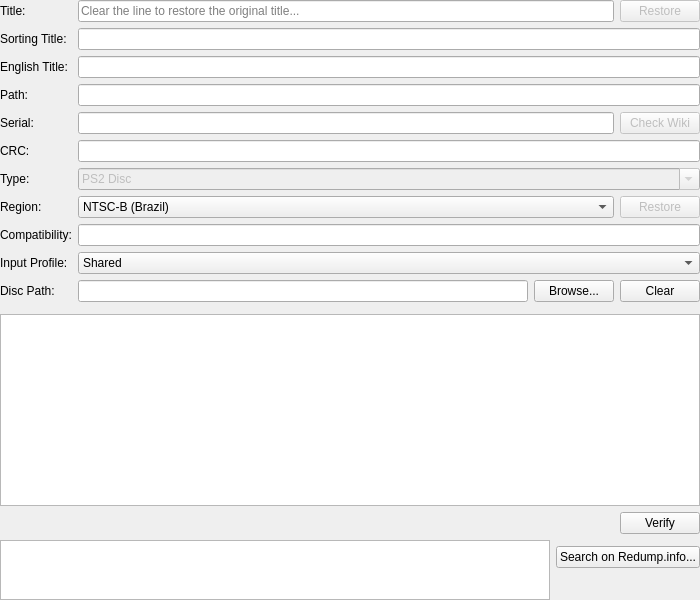
<?xml version="1.0" encoding="UTF-8"?>
<ui version="4.0">
 <class>GameSummaryWidget</class>
 <widget class="QWidget" name="GameSummaryWidget">
  <property name="geometry">
   <rect>
    <x>0</x>
    <y>0</y>
    <width>700</width>
    <height>600</height>
   </rect>
  </property>
  <layout class="QFormLayout" name="detailsFormLayout">
   <property name="fieldGrowthPolicy">
    <enum>QFormLayout::FieldGrowthPolicy::ExpandingFieldsGrow</enum>
   </property>
   <property name="leftMargin">
    <number>0</number>
   </property>
   <property name="topMargin">
    <number>0</number>
   </property>
   <property name="rightMargin">
    <number>0</number>
   </property>
   <property name="bottomMargin">
    <number>0</number>
   </property>
   <item row="0" column="0">
    <widget class="QLabel" name="label_title">
     <property name="text">
      <string>Title:</string>
     </property>
     <property name="buddy">
      <cstring>title</cstring>
     </property>
    </widget>
   </item>
   <item row="0" column="1">
    <layout class="QHBoxLayout" name="titleLayout">
     <item>
      <widget class="QLineEdit" name="title">
       <property name="placeholderText">
        <string>Clear the line to restore the original title...</string>
       </property>
      </widget>
     </item>
     <item>
      <widget class="QPushButton" name="restoreTitle">
       <property name="enabled">
        <bool>false</bool>
       </property>
       <property name="text">
        <string>Restore</string>
       </property>
      </widget>
     </item>
    </layout>
   </item>
   <item row="1" column="0">
    <widget class="QLabel" name="label_titleSort">
     <property name="text">
      <string extracomment="Name for use in sorting (e.g. &quot;XXX, The&quot; for a game called &quot;The XXX&quot;)">Sorting Title:</string>
     </property>
     <property name="buddy">
      <cstring>titleSort</cstring>
     </property>
    </widget>
   </item>
   <item row="1" column="1">
    <widget class="QLineEdit" name="titleSort">
     <property name="readOnly">
      <bool>true</bool>
     </property>
    </widget>
   </item>
   <item row="2" column="0">
    <widget class="QLabel" name="label_titleEN">
     <property name="text">
      <string>English Title:</string>
     </property>
     <property name="buddy">
      <cstring>titleEN</cstring>
     </property>
    </widget>
   </item>
   <item row="2" column="1">
    <widget class="QLineEdit" name="titleEN">
     <property name="readOnly">
      <bool>true</bool>
     </property>
    </widget>
   </item>
   <item row="3" column="0">
    <widget class="QLabel" name="label_path">
     <property name="text">
      <string>Path:</string>
     </property>
     <property name="buddy">
      <cstring>path</cstring>
     </property>
    </widget>
   </item>
   <item row="3" column="1">
    <widget class="QLineEdit" name="path">
     <property name="readOnly">
      <bool>true</bool>
     </property>
    </widget>
   </item>
   <item row="4" column="0">
    <widget class="QLabel" name="label_serial">
     <property name="text">
      <string>Serial:</string>
     </property>
     <property name="buddy">
      <cstring>serial</cstring>
     </property>
    </widget>
   </item>
   <item row="4" column="1">
    <layout class="QHBoxLayout" name="serialLayout">
     <item>
      <widget class="QLineEdit" name="serial">
       <property name="readOnly">
        <bool>true</bool>
       </property>
      </widget>
     </item>
     <item>
      <widget class="QPushButton" name="checkWiki">
       <property name="enabled">
        <bool>false</bool>
       </property>
       <property name="text">
        <string>Check Wiki</string>
       </property>
      </widget>
     </item>
    </layout>
   </item>
   <item row="5" column="0">
    <widget class="QLabel" name="label_crc">
     <property name="text">
      <string>CRC:</string>
     </property>
     <property name="buddy">
      <cstring>crc</cstring>
     </property>
    </widget>
   </item>
   <item row="5" column="1">
    <widget class="QLineEdit" name="crc">
     <property name="readOnly">
      <bool>true</bool>
     </property>
    </widget>
   </item>
   <item row="6" column="0">
    <widget class="QLabel" name="label_type">
     <property name="text">
      <string>Type:</string>
     </property>
     <property name="buddy">
      <cstring>type</cstring>
     </property>
    </widget>
   </item>
   <item row="6" column="1">
    <widget class="QComboBox" name="type">
     <property name="enabled">
      <bool>false</bool>
     </property>
     <property name="sizePolicy">
      <sizepolicy hsizetype="Expanding" vsizetype="Fixed">
       <horstretch>0</horstretch>
       <verstretch>0</verstretch>
      </sizepolicy>
     </property>
     <property name="editable">
      <bool>true</bool>
     </property>
     <item>
      <property name="text">
       <string>PS2 Disc</string>
      </property>
      <property name="icon">
       <iconset theme="disc-2-line"/>
      </property>
     </item>
     <item>
      <property name="text">
       <string>PS1 Disc</string>
      </property>
      <property name="icon">
       <iconset theme="disc-2-line"/>
      </property>
     </item>
     <item>
      <property name="text">
       <string>ELF (PS2 Executable)</string>
      </property>
      <property name="icon">
       <iconset theme="file-settings-line"/>
      </property>
     </item>
    </widget>
   </item>
   <item row="7" column="0">
    <widget class="QLabel" name="label_region">
     <property name="text">
      <string>Region:</string>
     </property>
     <property name="buddy">
      <cstring>region</cstring>
     </property>
    </widget>
   </item>
   <item row="7" column="1">
    <layout class="QHBoxLayout" name="regionLayout">
     <item>
      <widget class="QComboBox" name="region">
       <property name="sizePolicy">
        <sizepolicy hsizetype="Expanding" vsizetype="Fixed">
         <horstretch>0</horstretch>
         <verstretch>0</verstretch>
        </sizepolicy>
       </property>
       <item>
        <property name="text">
         <string extracomment="Leave the code as-is, translate the country's name.">NTSC-B (Brazil)</string>
        </property>
       </item>
       <item>
        <property name="text">
         <string extracomment="Leave the code as-is, translate the country's name.">NTSC-C (China)</string>
        </property>
       </item>
       <item>
        <property name="text">
         <string extracomment="Leave the code as-is, translate the country's name.">NTSC-HK (Hong Kong)</string>
        </property>
       </item>
       <item>
        <property name="text">
         <string extracomment="Leave the code as-is, translate the country's name.">NTSC-J (Japan)</string>
        </property>
       </item>
       <item>
        <property name="text">
         <string extracomment="Leave the code as-is, translate the country's name.">NTSC-K (Korea)</string>
        </property>
       </item>
       <item>
        <property name="text">
         <string extracomment="Leave the code as-is, translate the country's name.">NTSC-T (Taiwan)</string>
        </property>
       </item>
       <item>
        <property name="text">
         <string extracomment="Leave the code as-is, translate the country's name.">NTSC-U (US)</string>
        </property>
       </item>
       <item>
        <property name="text">
         <string>Other</string>
        </property>
       </item>
       <item>
        <property name="text">
         <string extracomment="Leave the code as-is, translate the country's name.">PAL-A (Australia)</string>
        </property>
       </item>
       <item>
        <property name="text">
         <string extracomment="Leave the code as-is, translate the country's name.">PAL-AF (South Africa)</string>
        </property>
       </item>
       <item>
        <property name="text">
         <string extracomment="Leave the code as-is, translate the country's name.">PAL-AU (Austria)</string>
        </property>
       </item>
       <item>
        <property name="text">
         <string extracomment="Leave the code as-is, translate the country's name.">PAL-BE (Belgium)</string>
        </property>
       </item>
       <item>
        <property name="text">
         <string extracomment="Leave the code as-is, translate the country's name.">PAL-E (Europe/Australia)</string>
        </property>
       </item>
       <item>
        <property name="text">
         <string extracomment="Leave the code as-is, translate the country's name.">PAL-F (France)</string>
        </property>
       </item>
       <item>
        <property name="text">
         <string extracomment="Leave the code as-is, translate the country's name.">PAL-FI (Finland)</string>
        </property>
       </item>
       <item>
        <property name="text">
         <string extracomment="Leave the code as-is, translate the country's name.">PAL-G (Germany)</string>
        </property>
       </item>
       <item>
        <property name="text">
         <string extracomment="Leave the code as-is, translate the country's name.">PAL-GR (Greece)</string>
        </property>
       </item>
       <item>
        <property name="text">
         <string extracomment="Leave the code as-is, translate the country's name.">PAL-I (Italy)</string>
        </property>
       </item>
       <item>
        <property name="text">
         <string extracomment="Leave the code as-is, translate the country's name.">PAL-IN (India)</string>
        </property>
       </item>
       <item>
        <property name="text">
         <string extracomment="Leave the code as-is, translate the country's name.">PAL-M (Europe/Australia)</string>
        </property>
       </item>
       <item>
        <property name="text">
         <string extracomment="Leave the code as-is, translate the country's name.">PAL-NL (Netherlands)</string>
        </property>
       </item>
       <item>
        <property name="text">
         <string extracomment="Leave the code as-is, translate the country's name.">PAL-NO (Norway)</string>
        </property>
       </item>
       <item>
        <property name="text">
         <string extracomment="Leave the code as-is, translate the country's name.">PAL-P (Portugal)</string>
        </property>
       </item>
       <item>
        <property name="text">
         <string extracomment="Leave the code as-is, translate the country's name.">PAL-PL (Poland)</string>
        </property>
       </item>
       <item>
        <property name="text">
         <string extracomment="Leave the code as-is, translate the country's name.">PAL-R (Russia)</string>
        </property>
       </item>
       <item>
        <property name="text">
         <string extracomment="Leave the code as-is, translate the country's name.">PAL-S (Spain)</string>
        </property>
       </item>
       <item>
        <property name="text">
         <string extracomment="Leave the code as-is, translate the country's name.">PAL-SC (Scandinavia)</string>
        </property>
       </item>
       <item>
        <property name="text">
         <string extracomment="Leave the code as-is, translate the country's name.">PAL-SW (Sweden)</string>
        </property>
       </item>
       <item>
        <property name="text">
         <string extracomment="Leave the code as-is, translate the country's name.">PAL-SWI (Switzerland)</string>
        </property>
       </item>
       <item>
        <property name="text">
         <string extracomment="Leave the code as-is, translate the country's name.">PAL-UK (United Kingdom)</string>
        </property>
       </item>
      </widget>
     </item>
     <item>
      <widget class="QPushButton" name="restoreRegion">
       <property name="enabled">
        <bool>false</bool>
       </property>
       <property name="text">
        <string>Restore</string>
       </property>
      </widget>
     </item>
    </layout>
   </item>
   <item row="8" column="0">
    <widget class="QLabel" name="label_compat">
     <property name="text">
      <string>Compatibility:</string>
     </property>
     <property name="buddy">
      <cstring>compatibility</cstring>
     </property>
    </widget>
   </item>
   <item row="8" column="1">
    <widget class="QLineEdit" name="compatibility">
     <property name="readOnly">
      <bool>true</bool>
     </property>
    </widget>
   </item>
   <item row="9" column="0">
    <widget class="QLabel" name="label_profile">
     <property name="text">
      <string>Input Profile:</string>
     </property>
     <property name="buddy">
      <cstring>inputProfile</cstring>
     </property>
    </widget>
   </item>
   <item row="9" column="1">
    <widget class="QComboBox" name="inputProfile">
     <property name="sizePolicy">
      <sizepolicy hsizetype="Expanding" vsizetype="Fixed">
       <horstretch>0</horstretch>
       <verstretch>0</verstretch>
      </sizepolicy>
     </property>
     <item>
      <property name="text">
       <string extracomment="Refers to the shared settings profile.">Shared</string>
      </property>
     </item>
    </widget>
   </item>
   <item row="10" column="0">
    <widget class="QLabel" name="label_discPath">
     <property name="text">
      <string>Disc Path:</string>
     </property>
     <property name="buddy">
      <cstring>discPath</cstring>
     </property>
    </widget>
   </item>
   <item row="10" column="1">
    <layout class="QHBoxLayout" name="discLayout">
     <item>
      <widget class="QLineEdit" name="discPath"/>
     </item>
     <item>
      <widget class="QPushButton" name="discPathBrowse">
       <property name="text">
        <string>Browse...</string>
       </property>
      </widget>
     </item>
     <item>
      <widget class="QPushButton" name="discPathClear">
       <property name="text">
        <string>Clear</string>
       </property>
      </widget>
     </item>
    </layout>
   </item>
   <item row="11" column="0" colspan="2">
    <spacer name="verticalSpacer">
     <property name="orientation">
      <enum>Qt::Orientation::Vertical</enum>
     </property>
     <property name="sizeHint" stdset="0">
      <size>
       <width>20</width>
       <height>0</height>
      </size>
     </property>
    </spacer>
   </item>
   <item row="12" column="0" colspan="2">
    <layout class="QVBoxLayout" name="verifyLayout">
     <item>
      <widget class="QTableWidget" name="tracks">
       <property name="editTriggers">
        <set>QAbstractItemView::EditTrigger::NoEditTriggers</set>
       </property>
       <property name="cornerButtonEnabled">
        <bool>false</bool>
       </property>
       <attribute name="verticalHeaderVisible">
        <bool>false</bool>
       </attribute>
      </widget>
     </item>
     <item>
      <layout class="QHBoxLayout" name="verifyButtonLayout">
       <item>
        <spacer name="verifyButtonSpacer">
         <property name="orientation">
          <enum>Qt::Orientation::Horizontal</enum>
         </property>
         <property name="sizeHint" stdset="0">
          <size>
           <width>40</width>
           <height>20</height>
          </size>
         </property>
        </spacer>
       </item>
       <item>
        <widget class="QPushButton" name="verify">
         <property name="text">
          <string>Verify</string>
         </property>
        </widget>
       </item>
      </layout>
     </item>
     <item>
      <layout class="QGridLayout" name="gridLayout">
       <item row="2" column="2">
        <spacer name="verticalSpacer_2">
         <property name="orientation">
          <enum>Qt::Orientation::Vertical</enum>
         </property>
         <property name="sizeHint" stdset="0">
          <size>
           <width>20</width>
           <height>0</height>
          </size>
         </property>
        </spacer>
       </item>
       <item row="0" column="0" rowspan="3">
        <widget class="QPlainTextEdit" name="verifyResult">
         <property name="maximumSize">
          <size>
           <width>16777215</width>
           <height>60</height>
          </size>
         </property>
         <property name="visible">
          <bool>false</bool>
         </property>
         <property name="readOnly">
          <bool>true</bool>
         </property>
        </widget>
       </item>
       <item row="1" column="2">
        <widget class="QPushButton" name="searchHash">
         <property name="visible">
          <bool>false</bool>
         </property>
         <property name="text">
          <string>Search on Redump.info...</string>
         </property>
        </widget>
       </item>
      </layout>
     </item>
    </layout>
   </item>
  </layout>
 </widget>
 <tabstops>
  <tabstop>title</tabstop>
  <tabstop>restoreTitle</tabstop>
  <tabstop>titleSort</tabstop>
  <tabstop>titleEN</tabstop>
  <tabstop>path</tabstop>
  <tabstop>serial</tabstop>
  <tabstop>checkWiki</tabstop>
  <tabstop>crc</tabstop>
  <tabstop>type</tabstop>
  <tabstop>region</tabstop>
  <tabstop>restoreRegion</tabstop>
  <tabstop>compatibility</tabstop>
  <tabstop>inputProfile</tabstop>
  <tabstop>discPath</tabstop>
  <tabstop>discPathBrowse</tabstop>
  <tabstop>discPathClear</tabstop>
  <tabstop>tracks</tabstop>
  <tabstop>verify</tabstop>
 </tabstops>
 <resources>
  <include location="../resources/resources.qrc"/>
 </resources>
 <connections/>
</ui>
